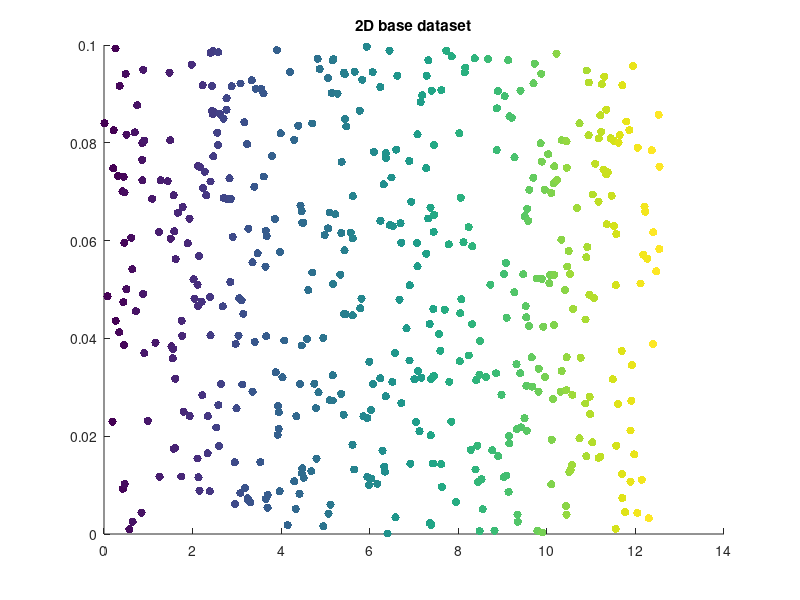
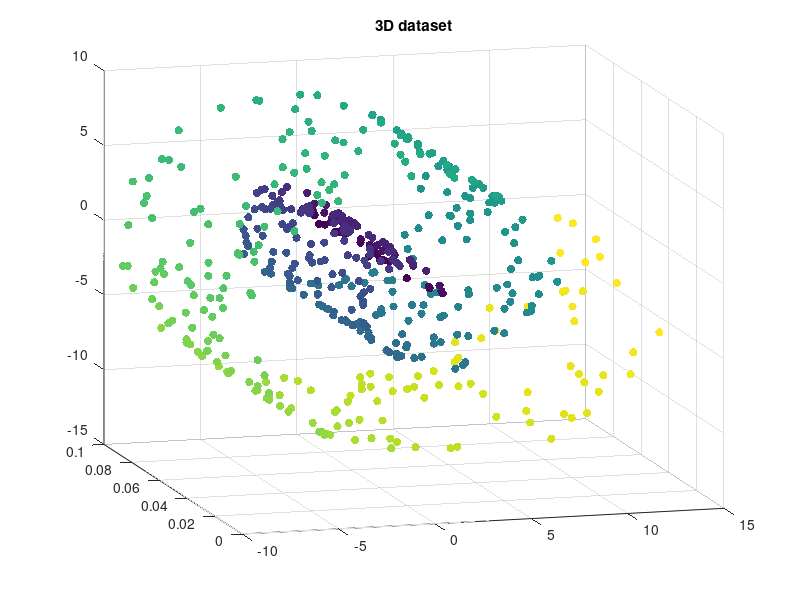

Write MATLAB code to recreate these figures, in order.
function [data, labels] = swissroll(varargin)
    % SWISSROLL Generate a swiss roll dataset
    %   [DATA, LABELS] = SWISSROLL() generates swissroll with default
    %   parameters.
    %
    %   [DATA, LABELS] = SWISSROLL(N) generates swissroll with 
    %   N samples per class, with class centered around the CENTERS which
    %   is a 4x2 array and with a standard deviation along the x and y axis
    %   given by the 2-elements array S = [SX, SY].
    %
    %   [DATA, LABELS] = SWISSROLL(__, 'Output', output)  enables output of
    %   data and figures to files.
    %
    %   [DATA, LABELS] = SWISSROLL(__, 'OutputDir', outputDir)  sets the
    %   output directory.
    %
    %   [DATA, LABELS] = SWISSROLL(__, 'ShowFigures', showFigures)  enables
    %   the display of figures.
    %
    %   Informations
    %   ------------
    %   File: swissroll.m
    %   Author: Arthur Gay
    %   Date: 2017-05-05
    %   
    
    p = inputParser;
    p.FunctionName = 'swissroll';
    addOptional(p,'N', 500, ...
        @(x) validateattributes(x,{'numeric'},{'scalar','integer','nonnegative'}));
    addOptional(p,'centers', [5 5;15 15;15 5;5 15],...
        @(x) validateattributes(x,{'numeric'},{'size', [4,2]}));
    addOptional(p, 's', [2, 3], ...
        @(x) validateattributes(x,{'numeric'},{'size',[1,2],'nonnegative'}));
    addParameter(p, 'Seed', 550);
    addParameter(p, 'Output', false, ...
        @(x) validateattributes(x,{'logical'},{'scalar'}));
    addParameter(p, 'OutputDir', '.');
    addParameter(p, 'ShowFigures', true, ...
        @(x) validateattributes(x,{'logical'},{'scalar'}));
    parse(p,varargin{:});
    
    if any(ismember(p.UsingDefaults, 'N'))
        warning('amlp:usingdefaults', ...
            'Using default value for parameter %s', 'N'),
    end
    if ~any(ismember(p.UsingDefaults, 'centers'))
        warning('amlp:usingdeprecated', ...
            'Using deprecated parameter %s', 'centers'),
    end
    if ~any(ismember(p.UsingDefaults, 's'))
        warning('amlp:usingdeprecated', ...
            'Using deprecated parameter %s', 's'),
    end
    if ~any(ismember(p.UsingDefaults, 'Seed'))
        warning('amlp:usingdeprecated', ...
            'Using deprecated parameter %s', 'Seed'),
    end
 
    % parameters
    N = p.Results.N; % number of points in each class

    % generate gaussian distributions
    X = sort(rand(1,N)*2*pi*2);

    Y = rand(1,N)/10;

    % compute 3d dataset
    X3 = X .* cos(X);
    Y3 = Y;
    Z3 = X .* sin(X);
    
    if p.Results.ShowFigures
        % plot original 2d dataset
        figure
        scatter(X(1:N),Y(1:N),[],linspace(0,1,N), 'filled');
        title('2D base dataset')

        % plot 3d dataset
        figure
        scatter3(X3(1:N), Y3(1:N), Z3(1:N), [], linspace(0,1,N), 'filled');
        view(-16,14)
        title('3D dataset')
    end

    % prepare exported data
    data = [X3' Y3' Z3'];
    labels = reshape(repmat(1:4,N,1),[1,N*4])';

    % export data and figure to output directory
    % check if output directory does exist
    if p.Results.Output
        if ~exist(p.Results.OutputDir, 'dir')
            mkdir(p.Results.OutputDir)
        end
        
        % output figures
        if p.Results.ShowFigures
            h = figure(1);
            set(h,'Units','Inches');
            pos = get(h,'Position');
            set(h,'PaperPositionMode','Auto','PaperUnits','Inches','PaperSize',[pos(3), pos(4)])
            print([p.Results.OutputDir '/swissroll2d'], '-dpdf','-r0')
            h = figure(2);
            set(h,'Units','Inches');
            pos = get(h,'Position');
            set(h,'PaperPositionMode','Auto','PaperUnits','Inches','PaperSize',[pos(3), pos(4)])
            print([p.Results.OutputDir '/swissroll3d'], '-dpdf','-r0')
            save([p.Results.OutputDir '/swissroll.dat'], 'data', '-ascii')
            save([p.Results.OutputDir '/swissroll_labels.dat'], 'labels', '-ascii')
        end
        
        % output parameters to .tex file to be used as variables in latex report
        kvffile = [p.Results.OutputDir '/swissroll.kvf'];
        texfile = [p.Results.OutputDir '/swissroll.tex'];
        diary(kvffile);
        if exist('seed', 'var')
            disp(['seed = ' num2str(seed)]);
        end
        disp(['N = ' num2str(N)]);
        disp(['sx = ' num2str(sx)]);
        disp(['sy = ' num2str(sy)]);
        diary off;
        fclose('all');
        kvf2tex(kvffile, texfile, 'swissroll'); % to latex
        delete(kvffile);
    end
    
    % Reference: http://people.cs.uchicago.edu/~dinoj/manifold/swissroll.html
end